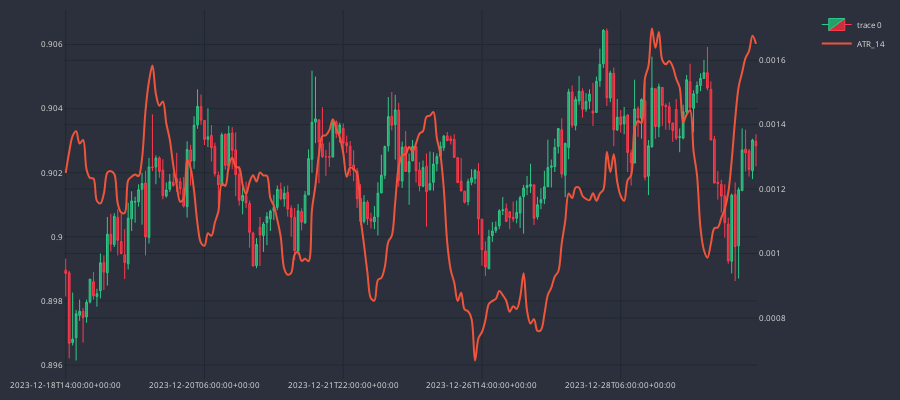

The notebook cell saved with this chart:
### Code cell
cp = CandlePlot(df_atr[-200:], candles=True)
cp.show_plot(sec_traces=['ATR_14'])

### Figure 1 — Plotly figure (JSON) as saved in the notebook; plotly's stock layout.template omitted (floating-point values rounded to 4 significant figures; data arrays with more than 128 entries replaced by an {"elided": "..."} marker saying what was removed)
{"data": [{"close": {"elided": "200 float values"}, "decreasing": {"fillcolor": "#CC2E3C", "line": {"color": "#FF3A4C"}}, "high": {"elided": "200 float values"}, "increasing": {"fillcolor": "#24A06B", "line": {"color": "#2EC886"}}, "line": {"width": 1}, "low": {"elided": "200 float values"}, "opacity": 1, "open": {"elided": "200 float values"}, "type": "candlestick", "x": {"elided": "200 str values"}}, {"line": {"shape": "spline", "width": 2}, "name": "ATR_14", "type": "scatter", "x": {"elided": "200 str values"}, "xaxis": "x", "y": {"elided": "200 float values"}, "yaxis": "y2"}], "layout": {"font": {"color": "#e1e1e1", "size": 8}, "height": 400, "margin": {"b": 10, "l": 10, "r": 10, "t": 10}, "paper_bgcolor": "#2c303c", "plot_bgcolor": "#2c303c", "width": 900, "xaxis": {"anchor": "y", "domain": [0, 0.94], "gridcolor": "#1f292f", "nticks": 5, "rangeslider": {"visible": false}, "type": "category"}, "yaxis": {"anchor": "x", "domain": [0, 1], "gridcolor": "#1f292f"}, "yaxis2": {"anchor": "x", "gridcolor": "#1f292f", "overlaying": "y", "side": "right"}}}
